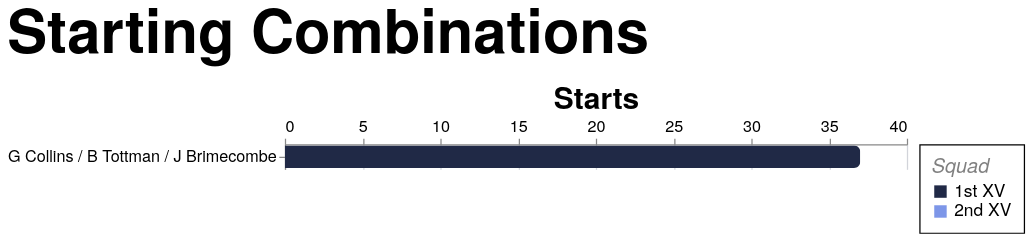

Vega-Lite specification for this chart:
### Vega-Lite specification from a JSON file in a GitHub repository (floating-point values rounded to 4 significant figures; data arrays with more than 128 entries replaced by an {"elided": "..."} marker saying what was removed)
{"config": {"axis": {"labelFont": "PT Sans Narrow, Helvetica Neue, Helvetica, Arial, sans-serif", "titleFont": "PT Sans Narrow, Helvetica Neue, Helvetica, Arial, sans-serif", "labelFontSize": 13, "titleFontSize": 24, "gridColor": "#202947", "gridOpacity": 0.2, "zindex": 1}, "text": {"font": "Lato, sans-serif"}, "bar": {"cornerRadiusEnd": 5}, "header": {"labelFont": "PT Sans Narrow, Helvetica Neue, Helvetica, Arial, sans-serif", "titleFont": "PT Sans Narrow, Helvetica Neue, Helvetica, Arial, sans-serif", "labelFontSize": 24, "titleFontSize": 28, "labelFontWeight": "bold", "orient": "left"}, "legend": {"labelFont": "PT Sans Narrow, Helvetica Neue, Helvetica, Arial, sans-serif", "titleFont": "PT Sans Narrow, Helvetica Neue, Helvetica, Arial, sans-serif", "labelFontSize": 14, "titleFontSize": 16, "titlePadding": 5, "fillColor": "white", "strokeColor": "black", "padding": 10, "titleFontWeight": "lighter", "titleFontStyle": "italic", "titleColor": "gray", "offset": 10}, "title": {"font": "PT Sans Narrow, Helvetica Neue, Helvetica, Arial, sans-serif", "fontSize": 48, "fontWeight": "bold", "anchor": "start", "align": "center", "titlePadding": 20, "subtitlePadding": 10, "subtitleFontSize": 13, "subtitleColor": "", "subtitleFontStyle": "italic", "offset": 15, "color": "black"}, "axisX": {"labelAngle": 0}, "facet": {"title": null, "header": null, "align": {"row": "each", "column": "each"}}, "resolve": {"scale": {"y": "independent", "facet": "independent"}}, "background": "transparent", "scale": {"offsetBandPaddingOuter": 0.2, "offsetBandPaddingInner": 0.1}, "view": {"stroke": null, "background": "transparent"}}, "data": {"name": "data-9659a9d78a3ec6a22bd48a8c0783de17"}, "mark": {"type": "bar"}, "encoding": {"color": {"field": "squad", "legend": {"labelExpr": "datum.value + ' XV'", "title": "Squad"}, "scale": {"domain": ["1st", "2nd"], "range": ["#202946", "#7d96e8"]}, "type": "nominal"}, "tooltip": [{"field": "combination", "title": "Combination", "type": "nominal"}, {"field": "frequency", "title": "Starts", "type": "quantitative"}, {"field": "squad", "title": "Squad", "type": "nominal"}], "x": {"axis": {"orient": "top", "tickMinStep": 5}, "field": "frequency", "title": "Starts", "type": "quantitative"}, "y": {"axis": {"labelLimit": 360}, "field": "combination", "sort": "-x", "title": null, "type": "nominal"}}, "height": {"step": 20}, "params": [{"name": "seasonParam", "value": []}, {"name": "gameTypesParam", "value": []}, {"name": "gameTypeParam", "value": "All"}, {"name": "squadParam", "value": "All"}, {"name": "combinationParam", "value": "front_row"}, {"name": "minAppsParam", "value": 10}], "title": {"text": "Starting Combinations"}, "transform": [{"filter": "length(seasonParam) === 0 || indexof(seasonParam, datum.season) >= 0"}, {"filter": "length(gameTypesParam) === 0 || indexof(gameTypesParam, datum.game_type) >= 0"}, {"filter": "squadParam === \"All\" || datum.squad === squadParam"}, {"filter": "datum.unit_key === combinationParam"}, {"aggregate": [{"op": "count", "as": "frequency"}], "groupby": ["combination", "squad"]}, {"filter": "datum.frequency >= minAppsParam"}], "width": 500, "$schema": "https://vega.github.io/schema/vega-lite/v5.20.1.json", "datasets": {"data-9659a9d78a3ec6a22bd48a8c0783de17": {"elided": "1709 records"}}}
